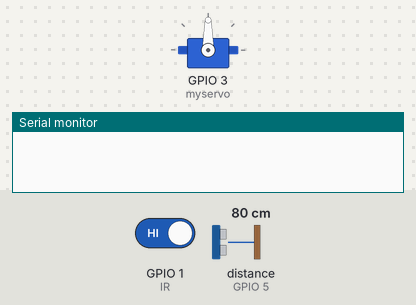
The sketch below on a simulated ESP8266 (NodeMCU). Shown: servo, the last lines printed to the serial monitor. Wiring (inferred from the names in the program): ultrasonic range finder: trigger GPIO 4; echo GPIO 5. Inputs (shaded band) come from the test bench; at power-on: GPIO 1 (IR) HIGH, distance to the obstacle (sensor on GPIO 5) 80 cm. The echo pulse lasts 58.3 µs per cm; WiFi joins after 1.5 s; servers stay silent unless stated.

Above: at 0.1 s.
At 1.6 s:
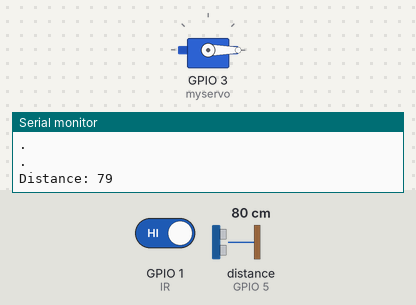
Timing chart, 0 to 3.1 s (numbered marks = the images above):
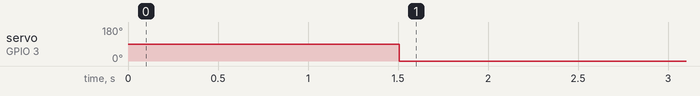

The sketch:

smart_dustbn.ino
```cpp
#include <ESP8266WiFi.h>
#include <Servo.h>
Servo myservo;// ESP8266WiFi.h library
const char* ssid     = "kaustav";
const char* password = "123456789";
const char* host = "api.thingspeak.com";
const char* writeAPIKey = "WEQMMI9YRZ36WV6O";
const int trigPin = 4;
const int echoPin = 5;
int IR=1;
WiFiClient client;
// defines variables
long duration;
int distance;
void setup() {
  myservo.attach(3);
  pinMode (IR,INPUT);
  pinMode(trigPin, OUTPUT); // Sets the trigPin as an Output
pinMode(echoPin, INPUT); // Sets the echoPin as an Input
Serial.begin(115200);
 WiFi.begin(ssid, password);
  while (WiFi.status() != WL_CONNECTED) {
    delay(500);
    Serial.println(".");

  }
  }


void loop() {
  digitalWrite(trigPin, LOW);
delayMicroseconds(2);
// Sets the trigPin on HIGH state for 10 micro seconds
digitalWrite(trigPin, HIGH);
delayMicroseconds(10);
digitalWrite(trigPin, LOW);
// Reads the echoPin, returns the sound wave travel time in microseconds
duration = pulseIn(echoPin, HIGH);
// Calculating the distance
distance= duration*0.034/2;
// Prints the distance on the Serial Monitor
Serial.print("Distance: ");
Serial.println(distance);
int a=digitalRead(IR);
if(a==0){
  myservo.write(60);
  delay(1000);
  myservo.write(0);
}
else{
  myservo.write(0);
  delay(1000);
  myservo.write(0);
}

WiFiClient client;
  const int httpPort = 80;
  if (!client.connect(host, httpPort)) {
    return;
  }

  String url = "/update?key=";
  url+=writeAPIKey;
  url+="&field1=";
  url+=String(distance);
  url+="&field2=";
  url+=String(a);

  url+="\r\n";
  //Serial.print("Temperature: ");
                            Serial.print(distance);
                            Serial.print(a);
                             Serial.print(" distance, Humidity: ");

                             Serial.println("%. Send to Thingspeak.");

  // Request to the server
  client.print(String("GET ") + url + " HTTP/1.1\r\n" +
               "Host: " + host + "\r\n" +
               "Connection: close\r\n\r\n");
    delay(60000);
  // put your main code here, to run repeatedly:

  // put your main code here, to run repeatedly:

}
```

Measured:
- by itself, servo on GPIO 3 (myservo): 90° → 0° at 1.5 s
